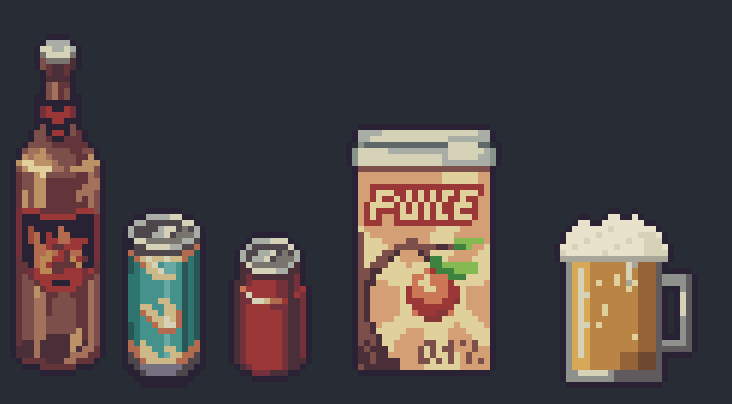
#> input picture art/beer_compare.png, 732 x 404 px
$ python draw_lab_vessel.py ../beer_can_compare.png ../beer_compare.png ../beer_compare.png
#> lines starting #> are read from the running program, lines starting #| are printed output that depends on the picture
# A 2x4 lab vessel (32x64): a tall graduated reagent bottle with a rubber stopper, a hazard label, a drain tap near
# the bottom and a metal foot. Vanilla glassware palette (exported 100ml / large / xl), outline 292234, light from the
# top left. Every 16x16 cell is filled with alpha-1 pixels so the whole 2x4 shape counts.
# Also writes a preview: the vessel next to vanilla's large bottle, plus a mock of liquid layering (sediment / water /
# oil) drawn inside its glass.
# usage: python draw_lab_vessel.py OUT_PNG PREVIEW_PNG [VANILLA_LARGE_PNG]
import sys
from PIL import Image

OUT, PREVIEW = sys.argv[1], sys.argv[2]
VANILLA = sys.argv[3] if len(sys.argv) > 3 else None
W, H = 32, 64


def c(h, a=255):
    return (int(h[0:2], 16), int(h[2:4], 16), int(h[4:6], 16), a)


OUTLINE = c('292234')
GLASS, GLASS_SH, GLASS_DK = c('80929b'), c('5f6868'), c('53585b')
GLASS_HI, GLASS_HI2, GLASS_HI3 = c('a8aea5'), c('c4c4b0'), c('d5d2b8')
TICK, TICK_DK = c('3e6979'), c('355271')
METAL, METAL_HI, METAL_DK, METAL_DK2 = c('5f6868'), c('a8aea5'), c('44464c'), c('392e3c')
RUBBER, RUBBER_HI, RUBBER_DK = c('79746e'), c('a8aea5'), c('44464c')
PAPER, PAPER_SH, INK = c('d5d2b8'), c('c4c4b0'), c('79746e')
HAZARD, HAZARD_DK = c('e0a040'), c('b06a28')

# Glass body: outline columns, the inside x 5..26, from the shoulder to the bottom.
BODY_L, BODY_R = 4, 27
BODY_TOP, BODY_BOT = 14, 55
NECK_L, NECK_R = 12, 19

im = Image.new('RGBA', (W, H), (0, 0, 0, 0))
#> im: PIL image 32x64 RGBA; every value is 0
px = im.load()


def put(x, y, col):
    if 0 <= x < W and 0 <= y < H:
        px[x, y] = col


def glass_row(y, left, right):
    """One row of glass between outline columns left and right: highlight on the left, shade on the right."""
    put(left, y, OUTLINE)
    put(right, y, OUTLINE)
    for x in range(left + 1, right):
        d = x - left
        e = right - x
        if d == 1:
            col = GLASS_HI2
        elif d == 2:
            col = GLASS_HI
        elif e == 1:
            col = GLASS_DK
        elif e <= 3:
            col = GLASS_SH
        else:
            col = GLASS
        put(x, y, col)


# --- stopper (rows 1..7): rubber plug, elliptical top -------------------------------------------------------------
for x in range(NECK_L, NECK_R + 1):
    put(x, 1, OUTLINE)
for y in range(2, 8):
    put(NECK_L - 1 if y >= 3 else NECK_L, y, OUTLINE)
    put(NECK_R + 1 if y >= 3 else NECK_R, y, OUTLINE)
    lo = NECK_L if y >= 3 else NECK_L + 1
    hi = NECK_R if y >= 3 else NECK_R - 1
    for x in range(lo, hi + 1):
        if y == 2:
            col = RUBBER_HI
        elif x == lo:
            col = RUBBER_HI
        elif x >= hi - 1:
            col = RUBBER_DK
        else:
            col = RUBBER
        put(x, y, col)
put(NECK_L - 1, 2, (0, 0, 0, 0))
put(NECK_R + 1, 2, (0, 0, 0, 0))
for x in range(NECK_L - 1, NECK_R + 2):
    put(x, 8, OUTLINE)                          # lip of the stopper

# --- neck (rows 9..11) ---------------------------------------------------------------------------------------------
for y in range(9, 12):
    glass_row(y, NECK_L, NECK_R)

# --- shoulder (rows 12..13), widening to the body -------------------------------------------------------------------
glass_row(12, NECK_L - 4, NECK_R + 4)
for x in range(NECK_L - 4, NECK_L):
    put(x, 11, OUTLINE)
for x in range(NECK_R + 1, NECK_R + 5):
    put(x, 11, OUTLINE)
glass_row(13, BODY_L + 2, BODY_R - 2)
for x in range(BODY_L + 1, NECK_L - 3):
    put(x, 12, OUTLINE)
for x in range(NECK_R + 4, BODY_R):
    put(x, 12, OUTLINE)
put(BODY_L + 1, 13, OUTLINE)
put(BODY_R - 1, 13, OUTLINE)

# --- body (rows 14..54) --------------------------------------------------------------------------------------------
for y in range(BODY_TOP, BODY_BOT):
    glass_row(y, BODY_L, BODY_R)
# rounded bottom corners
glass_row(BODY_BOT, BODY_L + 1, BODY_R - 1)
put(BODY_L, BODY_BOT, (0, 0, 0, 0))
put(BODY_R, BODY_BOT, (0, 0, 0, 0))

# glass reflections: a bright streak down the left third, a faint one near the right edge, and a light rim where the
# shoulder meets the cylinder
for y in range(BODY_TOP + 1, BODY_BOT - 1):
    put(12, y, GLASS_HI)
    if (y - BODY_TOP) % 7 not in (0, 1):
        put(13, y, GLASS_HI2)
    put(BODY_R - 4, y, GLASS_HI if y % 5 else GLASS)
for x in range(BODY_L + 2, BODY_R - 1):
    put(x, BODY_TOP, GLASS_HI3 if BODY_L + 3 < x < BODY_R - 4 else GLASS_HI)

# graduations on the left: a short tick every 3 rows, a long one every 9
for i, y in enumerate(range(17, BODY_BOT - 2, 3)):
    long_tick = i % 3 == 0
    for x in range(7, 11 if long_tick else 9):
        put(x, y, TICK_DK if long_tick else TICK)

# --- label (x 13..24, y 25..38) with a hazard diamond and two lines of print -----------------------------------------
LX0, LX1, LY0, LY1 = 13, 24, 25, 38
for y in range(LY0, LY1 + 1):
    for x in range(LX0, LX1 + 1):
        edge = x in (LX0, LX1) or y in (LY0, LY1)
        put(x, y, OUTLINE if edge else (PAPER_SH if x == LX1 - 1 or y == LY1 - 1 else PAPER))
cx, cy = 18, 30
for dy in range(-3, 4):
    w = 3 - abs(dy)
    for dx in range(-w, w + 1):
        edge = abs(dx) == w
        put(cx + dx, cy + dy, HAZARD_DK if edge else HAZARD)
put(cx, cy - 1, OUTLINE)                      # exclamation mark
put(cx, cy, OUTLINE)
put(cx, cy + 2, OUTLINE)
for x in range(15, 23):
    put(x, 35, INK)
for x in range(15, 20):
    put(x, 36, INK)

# --- drain tap on the right (rows 46..52) ---------------------------------------------------------------------------
for y in range(46, 50):
    for x in range(BODY_R, BODY_R + 4):
        edge = x == BODY_R + 3 or y in (46, 49)
        put(x, y, OUTLINE if edge else (METAL_HI if y == 47 else METAL))
for y in range(43, 46):                       # handle
    put(BODY_R + 1, y, OUTLINE)
    put(BODY_R + 2, y, METAL_HI if y < 45 else METAL)
    put(BODY_R + 3, y, OUTLINE)
put(BODY_R + 2, 42, OUTLINE)
for y in range(50, 53):                       # spout
    put(BODY_R + 1, y, OUTLINE)
    put(BODY_R + 2, y, METAL_DK)
    put(BODY_R + 3, y, OUTLINE)
put(BODY_R + 2, 53, OUTLINE)

# --- metal foot (rows 56..62) --------------------------------------------------------------------------------------
FOOT_L, FOOT_R = 3, 28
for y in range(56, 63):
    inset = 0 if 57 <= y <= 61 else 1
    l, r = FOOT_L + inset, FOOT_R - inset
    for x in range(l, r + 1):
        edge = x in (l, r) or y in (56, 62)
        if edge:
            col = OUTLINE
        elif y == 57:
            col = METAL_HI
        elif y >= 60:
            col = METAL_DK2
        elif x <= l + 1:
            col = METAL_HI
        else:
            col = METAL if y == 58 else METAL_DK
        put(x, y, col)
for x in range(6, 26, 4):                      # rivets on the foot band
    put(x, 59, METAL_HI)

# Fill the empty pixels so every cell of the 2x4 shape counts.
for y in range(H):
    for x in range(W):
        if px[x, y][3] == 0:
            px[x, y] = (0, 0, 0, 1)
im.save(OUT)
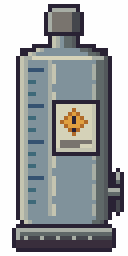
#> saved as beer_can_compare.png: PIL image 32x64 RGBA (shown 4 times larger); mean R, G, B, A 77.4, 80.9, 82.7, 170.7; transparent parts drawn white
print('vessel', im.size)
#| vessel (32, 64)


# --- preview ------------------------------------------------------------------------------------------------------
def layered(base):
    """Mock of liquid layering inside the glass: sediment, water, oil, from the bottom up."""
    out = base.copy()
    p = out.load()
    bands = [(51, 54, c('955c4b')), (32, 50, c('5d919c')), (27, 31, c('d8b04a'))]
    for y0, y1, col in bands:
        for y in range(y0, y1 + 1):
            for x in range(BODY_L + 1, BODY_R):
                r, g, b, a = p[x, y]
                if (r, g, b) in [GLASS[:3], GLASS_SH[:3], GLASS_DK[:3], GLASS_HI[:3], GLASS_HI2[:3]]:
                    k = 0.65
                    p[x, y] = (int(r * (1 - k) + col[0] * k), int(g * (1 - k) + col[1] * k), int(b * (1 - k) + col[2] * k), 255)
        for x in range(BODY_L + 1, BODY_R):   # meniscus line on top of each band
            r, g, b, a = p[x, y0]
            if (r, g, b) not in [OUTLINE[:3], PAPER[:3], PAPER_SH[:3], INK[:3]] and a > 200:
                p[x, y0] = (min(255, r + 40), min(255, g + 40), min(255, b + 40), 255)
    return out


S = 4
pieces = [im, layered(im)]
if VANILLA:
    pieces.insert(0, Image.open(VANILLA).convert('RGBA'))
sheet = Image.new('RGBA', (sum(p.size[0] for p in pieces) * S + 12 * (len(pieces) + 1), H * S + 24), (0x44, 0x44, 0x4c, 255))
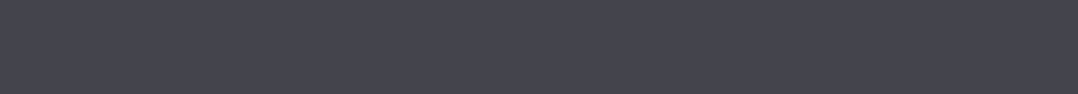
#> sheet: PIL image 3232x280 RGBA (shown at 1/3 size); mean R, G, B, A 68, 68, 76, 255
x = 12
for p in pieces:
    q = p.copy()
    qp = q.load()
    for yy in range(q.size[1]):
        for xx in range(q.size[0]):
            if qp[xx, yy][3] <= 3:
                qp[xx, yy] = (0, 0, 0, 0)
    big = q.resize((q.size[0] * S, q.size[1] * S), Image.NEAREST)
    sheet.alpha_composite(big, (x, 12))
    x += big.size[0] + 12
#> this loop made 3 passes
#> x on passes 1 to 3: 2952, 3092, 3232
#> pass 2, `big = q.resize((q.size[0] * S, q.size[1] * S), Image.NEAREST)`:
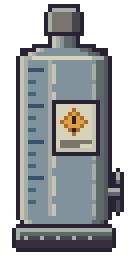
#> big: PIL image 128x256 RGBA; mean R, G, B, A 77.4, 80.9, 82.7, 170.3; transparent parts drawn white
#> pass 3, `q = p.copy()`:
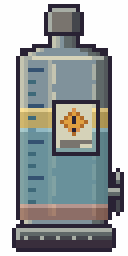
#> q: PIL image 32x64 RGBA (shown 4 times larger); mean R, G, B, A 75.3, 80.2, 80.7, 170.7; transparent parts drawn white
#> pass 3, `big = q.resize((q.size[0] * S, q.size[1] * S), Image.NEAREST)`:
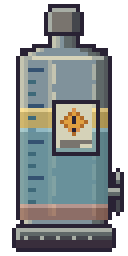
#> big: PIL image 128x256 RGBA; mean R, G, B, A 75.3, 80.2, 80.7, 170.3; transparent parts drawn white
#> after the loop:
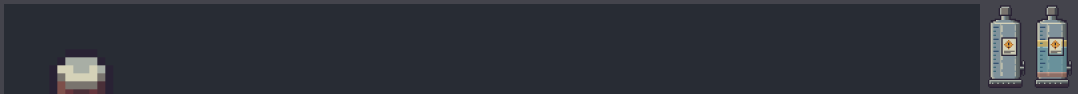
#> sheet: PIL image 3232x280 RGBA (shown at 1/3 size); mean R, G, B, A 47.8, 51.3, 58.8, 255
#> after the loop, x = 3232
sheet.save(PREVIEW)
print('preview', sheet.size)
#| preview (3232, 280)
